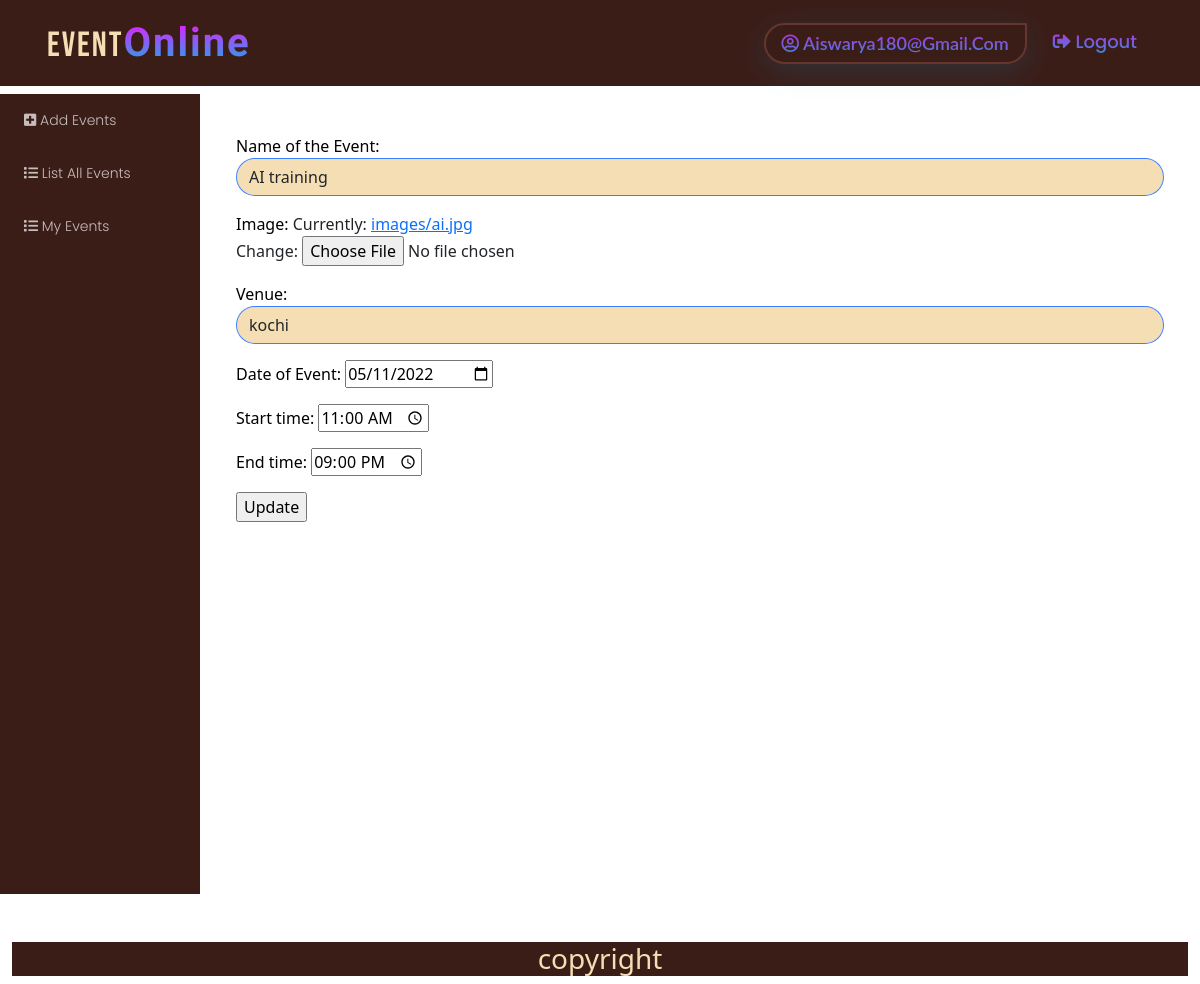
Screenshot of /customer/event/update/4 (signed in) with the database file from the repository.
### authapp/models.py (models this page shows, shortened)
class MyUser(AbstractBaseUser):
    ADMIN = 'admin'
    CUSTOMER = 'customer'
    options = [
        ('ADMIN', 'admin'),
        ('CUSTOMER', 'customer'),
    ]
    email = models.EmailField(
        verbose_name='email address',
        max_length=255,
        unique=True,
    )
    name = models.CharField(max_length=120)
    date_of_birth = models.DateField()
    is_active = models.BooleanField(default=True)
    is_admin = models.BooleanField(default=False)
    phone = models.IntegerField(blank=True)
    role = models.CharField(max_length=120, choices=options, default='CUSTOMER')
    objects = MyUserManager()
    USERNAME_FIELD = 'email'
    REQUIRED_FIELDS = ['name', 'date_of_birth', 'role', 'phone']
    def __str__(self):
        return self.email

### customer/models.py (models this page shows, shortened)
class Event(models.Model):
    NOT_PUBLISHED = 'not_published'
    PUBLISHED = 'published'
    options = (
        ('NOT_PUBLISHED', 'not_published'),
        ('PUBLISHED', 'published')
    )
    image = models.ImageField(upload_to='images')
    name = models.CharField(max_length=120, verbose_name='Name of the Event')
    venue = models.CharField(max_length=120)
    date = models.DateField(verbose_name='Date of Event')
    start_time = models.TimeField()
    end_time = models.TimeField()
    host = models.ForeignKey(MyUser, on_delete=models.CASCADE)
    status = models.CharField(max_length=120, choices=options, default='NOT_PUBLISHED')
    created_date = models.DateTimeField(auto_now_add=True)
    class Meta:
        ordering = ['-created_date']

### customer/views.py (the view)
# urls.py: path('event/update/<int:pk>', views.UpdateEvent.as_view(), name='updateevent'),
@method_decorator(signin_required, name='dispatch')
class UpdateEvent(UpdateView):
    model = Event
    template_name = 'customer/update_event.html'
    form_class = EventForm
    success_url = '/customer/myevent/list'

### customer/forms.py
class EventForm(forms.ModelForm):
    class Meta:
        model = Event
        fields = ['name', 'image', 'venue', 'date', 'start_time', 'end_time']
        widgets = {
            'name': forms.TextInput(attrs={'class': 'form-control'}),
            'venue': forms.TextInput(attrs={'class': 'form-control'}),
            "date": forms.DateInput(attrs={"type": "date"}),
            "start_time" : forms.TimeInput(attrs={'type': 'time'}),
            "end_time": forms.TimeInput(attrs={'type': 'time'}),
        }

### templates/customer/update_event.html (shortened to what this page needs)
{% extends 'customer/basecust.html'%}
{%block body_block%}
<div class="container mt-5">
<form action="" method="post">
    {{form.as_p}}
    <a href="" class="">
        <input type="submit" value="Update">
    </a>
</form>
</div>
{%endblock%}

### templates/customer/basecust.html (shortened to what this page needs)
<!DOCTYPE html>
{%load static%}
<html lang="en">
<head>
    <link href="https://cdn.jsdelivr.net/npm/bootstrap@5.1.1/dist/css/bootstrap.min.css" rel="stylesheet"
>
    <link rel="stylesheet" href="https://cdnjs.cloudflare.com/ajax/libs/font-awesome/5.15.0/css/all.min.css"
/>
    <link rel="stylesheet" href="https://cdnjs.cloudflare.com/ajax/libs/font-awesome/5.15.0/css/fontawesome.min.css"
/>
    <link rel="stylesheet" href="{%static 'css/styles.css'%}">
</head>
<body>
<nav class="navbar navbar-expand-lg navbarTransparent">
    <div class="container">
        <a class="navbar-brand" href="{%url 'home' %}">Event<span style="color:red; ">Online</span></a>
        <div class="collapse navbar-collapse" id="navbarSupportedContent">
            <ul class="navbar-nav ms-auto mb-2 mb-lg-0">
                <li class="nav-item">
                    <a class="nav-link active" href="#">
                        <i class="far  fa-user-circle icolor"></i>&nbsp;{{request.user}}
                    </a>
                </li>
                <li class="nav-item">
                    <a class="nav-link" href="{%url 'logout'%}"><i
                            class="fas fa-sign-out-alt icolor"></i>&nbsp;Logout</a>
                </li>
            </ul>
        </div>
    </div>
</nav>
<div class="container-fluid ">
    <div class="row">
        <div class="col-md-2 db-padd">
            <div class="dashbard-left">
                <div class="row">
                    <div class="col-md-12">
                        <div class="dashleft-2">
                            <ul class="list-group">
                                <li class="list-group-item "><a href="{%url 'eventadd'%}"><i
                                        class="fas fa-plus-square "></i>&nbsp;Add Events</a></li>
                                      <li class="list-group-item"><a href="{%url 'eventlist'%}"><i
                                        class="fas fa-list"></i>&nbsp;List All Events</a></li>
                                       <li class="list-group-item"><a href="{%url 'myeventlist'%}"><i
                                        class="fas fa-list"></i>&nbsp;My Events</a></li>
                            </ul>
                        </div>
                    </div>
                </div>
            </div>
        </div>
        <div class="col-md-10">
            {%block body_block%}
            {%endblock%}
        </div>
    </div>
    <div class="footer mt-5">
        <h3>copyright</h3>
    </div>
</div>
</body>
</html>

### static/css/styles.css (style rules this page uses)
label { color:Black; }
.form-control { display: inline; border: 1px solid #0059ffc4; border-radius: 2rem; background-color: wheat; }
.db-padd { padding: 0!important; }
.dashbard-left { width: 100%; position: relative; z-index: 1; top: 0; left: 0; overflow-x: hidden; }
.dashbard-left .dashleft-2 { background-color: rgb(59, 29, 24); border-radius: 0rem; margin-top: 0.5rem; height: 100vh; }
.dashleft-2 .list-group .list-group-item { font-family: "Poppins", sans-serif; font-weight: 300; font-size: 14px; background-color: transparent; border: none; margin: 8px; cursor: pointer; }
.dashleft-2 .list-group .list-group-item a { color:rgba(255, 255, 255, 0.712); text-decoration: none; }
body { background-image: url("https://cdn.wallpapersafari.com/18/38/bp9GEo.jpg"); background-repeat: no-repeat; background-attachment: fixed; }
.navbarTransparent { background-color: rgb(59, 29, 24); }
.navbar .navbar-brand { font-family: "Bebas Neue", cursive; color: wheat; font-size: 35px; font-weight: 100; letter-spacing: 2px; padding: 5px; }
.navbar .navbar-brand span { background: -webkit-linear-gradient(rgb(247, 19, 255), rgb(18, 174, 232)); -webkit-background-clip: text; background-clip: text; -webkit-text-fill-color: transparent; font-size: 40px; font-weight: 900; font-family: "Lobster Two", cursive; }
.navbar .navbar-nav .nav-item { opacity: 0.9; margin: 5px; }
.navbar .navbar-nav .nav-item .nav-link.active { border-top-left-radius: 7rem; border-bottom-left-radius: 7rem; border-bottom-right-radius: 7rem; box-shadow: 0 8px 32px 0 rgba(18, 174, 232, 0.17); font-size: 18px; font-weight: 600; font-family: "Lato", sans-serif; padding: 5px 16px; background: -webkit-linear-gradient(rgb(247, 19, 255), rgb(18, 174, 232)); -webkit-background-clip: text; background-clip: text; -webkit-text-fill-color: transparent; border-width: 2px; border-style: solid; border-color: rgb(107, 57, 49); }
.navbar .navbar-nav .nav-item .nav-link { text-transform: capitalize; font-size: 18px; font-weight: 500; font-family: "Poppins", sans-serif; padding: 5px 16px; background: -webkit-linear-gradient(rgb(247, 19, 255), rgb(18, 174, 232)); -webkit-background-clip: text; background-clip: text; -webkit-text-fill-color: transparent; }
.footer { background-color : rgb(59, 29, 24); text-align : center; color: wheat; width:100%; }

### rows the page displays
MyUser: user "Aiswarya180@gmail.com"
Event: name "AI training", venue "kochi", date "05/11/2022", start_time "11:00:00", end_time "21:00:00"
